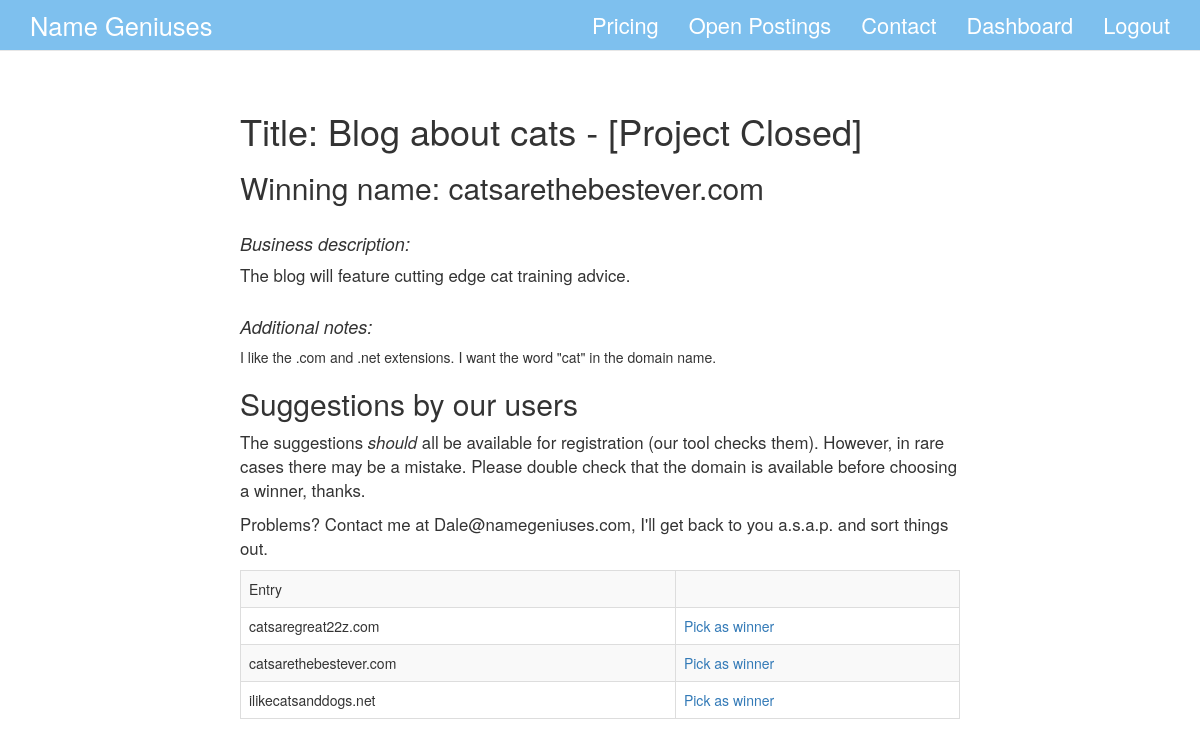
Screenshot of /project/1 (signed in) with the database file from the repository.
### app/models.py (models this page shows, shortened)
class Posting(db.Model):
    __tablename__ = 'posting'
    id = db.Column(db.Integer, primary_key=True)
    title = db.Column(db.String(300))
    description = db.Column(db.String())
    anything_else = db.Column(db.String())
    timestamp = db.Column(db.DateTime)
    timestamp_day = db.Column(db.Date)
    user_id = db.Column(db.Integer, db.ForeignKey('user.id'))
    suggestions = db.relationship('Suggestion', backref='poster', lazy='dynamic')
    status=   db.Column(db.String(140), default="Pending",nullable=True)
    winner= db.Column(db.String(140), nullable=True)
    project_type = db.Column(db.String(140))
    project_prize=db.Column(db.Float)
    number_of_entries=db.Column(db.Integer, default=0)
    filter_addon=db.Column(db.Boolean, default=False)
    validation_addon=db.Column(db.Boolean, default=False)

class Suggestion(db.Model):
    __tablename__ = 'suggestion'
    id = db.Column(db.Integer, primary_key=True)
    Suggest1 = db.Column(db.String(140))
    Suggest2 = db.Column(db.String(140))
    Suggest3 = db.Column(db.String(140))
    Suggest4 = db.Column(db.String(140))
    Suggest5 = db.Column(db.String(140))
    suggester=db.Column(db.Integer)
    timestamp = db.Column(db.DateTime)
    timestamp_day = db.Column(db.Date)
    posting_id = db.Column(db.Integer, db.ForeignKey('posting.id'))
    winstatus=db.Column(db.Boolean, default=False)

### app/views.py (the view)
@app.route('/project/<pnumber>')
def projectpage(pnumber):
    user=g.user
    projectdata = Posting.query.filter_by(id=pnumber).first()
    suggestdata= Suggestion.query.filter_by(posting_id=pnumber).all()
    winstatus=projectdata.winner
    if winstatus:
        winnerchosen=True
    else:
        winnerchosen=False
    return render_template('projectpage.html',
                           user=user,
                           pdata=projectdata,
                           suggestdata=suggestdata,
                           winnerchosen=winnerchosen,
                           winstatus=winstatus,
                           title="Project details")

### app/models.py (called while the page is built)
    @property
    def is_authenticated(self):
        return True

### app/views.py (called while the page is built)
@lm.user_loader
def load_user(id):
    return User.query.get(int(id))

@app.before_request
def before_request():
    g.user = current_user
    if g.user.is_authenticated:
        g.user.last_seen = datetime.utcnow()
        db.session.add(g.user)
        db.session.commit()

@app.after_request
def after_request(response):
    for query in get_debug_queries():
        if query.duration >= DATABASE_QUERY_TIMEOUT:
            app.logger.warning("SLOW QUERY: %s\nParameters: %s\nDuration: %fs\nContext: %s\n" % (query.statement, query.parameters, query.duration, query.context))
    return response

### app/templates/projectpage.html (shortened to what this page needs)
{% extends "base.html" %}
{% block content %}
<div class="projpage">
   <div><h1>Title:  {{ pdata.title}} {% if winnerchosen %} - [Project Closed] {% endif %} </h1></div>
   {% if winnerchosen %}<div><h2>Winning name: {{ pdata.winner }}</h2></div>{% endif %}
   <div><i><h4>Business description:</h4></i><p> {{pdata.description}}</p></div>
   <div><i><h4>Additional notes: </h4></i>{{pdata.anything_else}}</div>
    {% if pdata.user_id != user.id %}
        {% if winnerchosen==False %}
            <div class="suggestbox"><a href="{{ url_for('suggest',pnumber=pdata.id) }}">Click here to suggest a name</a></div>
        {% endif %}
    {% else %}
    <div class="suggestions"><h2>Suggestions by our users</h2>
        <p>The suggestions <i>should</i> all be available for registration (our tool checks them). However, in rare cases there may be a mistake. Please double check that the domain is available before choosing a winner, thanks.</p>
        <p>Problems? Contact me at Dale@namegeniuses.com, I'll get back to you a.s.a.p. and sort things out.</p>
        <table class="table table-bordered table-striped">
        <tr><td>Entry</td><td></td></tr>
        {% for sug in suggestdata %}
            {% if sug.Suggest1 %}
                <tr><td>{{sug.Suggest1}}</td><td><a href="{{ url_for('pickwinner',pnumber=pdata.id, suggest=sug.id, suggnumber='1') }}">Pick as winner</a></td></tr>
            {% endif %}
            {% if sug.Suggest2 %}
                <tr><td>{{sug.Suggest2}}</td><td><a href="{{ url_for('pickwinner',pnumber=pdata.id, suggest=sug.id, suggnumber='2') }}">Pick as winner</a></td></tr>
            {% endif %}
            {% if sug.Suggest3 %}
                <tr><td>{{sug.Suggest3}}</td><td><a href="{{ url_for('pickwinner',pnumber=pdata.id, suggest=sug.id, suggnumber='3') }}">Pick as winner</a></td></tr>
            {% endif %}
        {% endfor %}
        </table>
    {% endif %}
</div>
{% endblock %}

### app/static/css/custom.css (style rules this page uses)
.projpage { width:60%; margin:auto; padding-top:40px; }
.projpage h4 { margin-top:30px; }
p { font-size:1.2em; }

### rows the page displays
Posting: title "Blog about cats", winner "catsarethebestever.com", description "The blog will feature cutting edge cat training advice.", anything_else "I like the .com and .net extensions. I want the word \"cat\" in the domain name."
Suggestion: Suggest1 "catsaregreat22z.com", Suggest2 "catsarethebestever.com", Suggest3 "ilikecatsanddogs.net"
